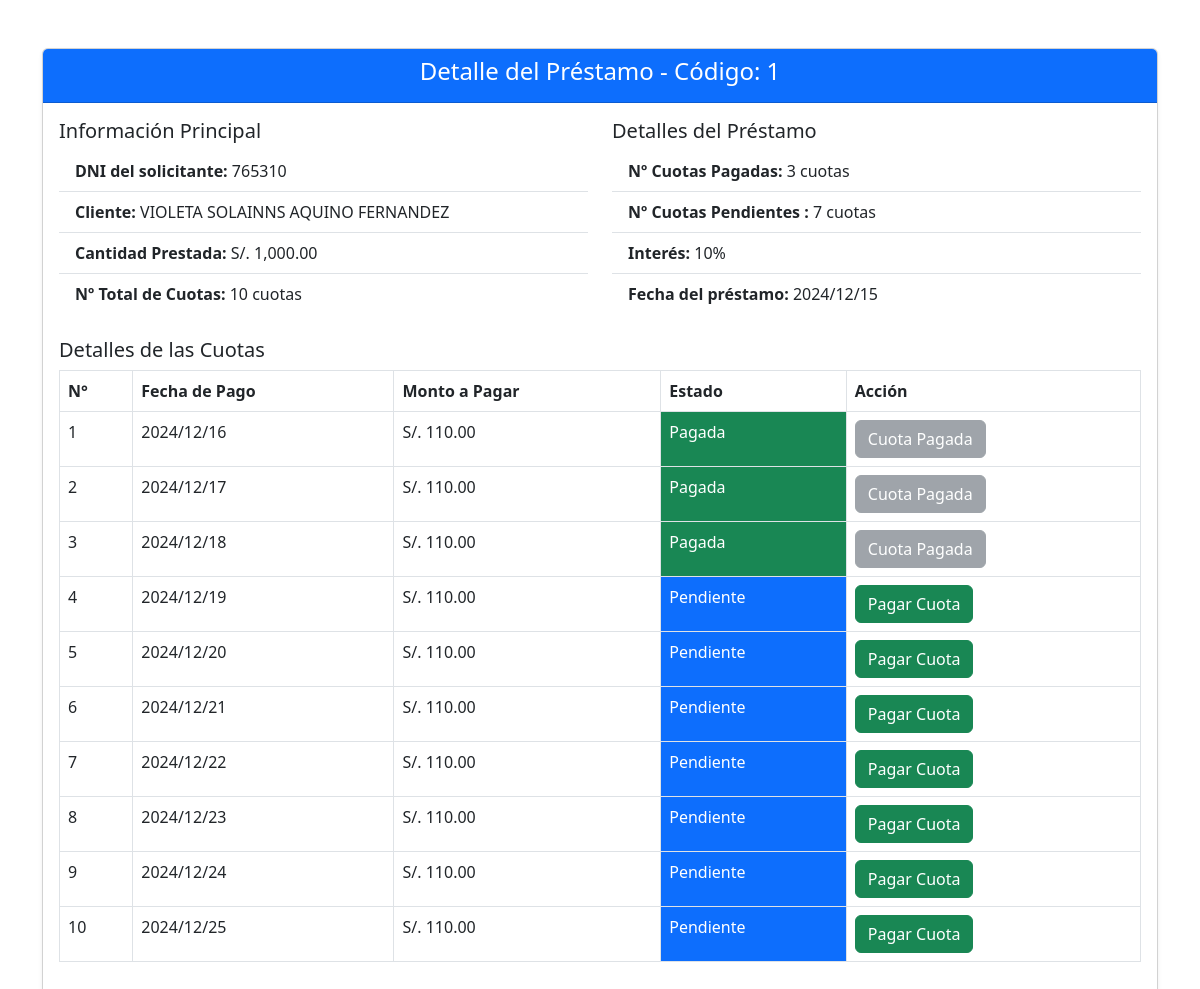
The app's page /vistas/detalle_prestamo.php?codigo=1 with its own data.
### tables this page shows
CREATE TABLE `prestamos`  (
  `codigo` int NOT NULL AUTO_INCREMENT,
  `dni` varchar(8) NULL DEFAULT NULL,
  `tipo` varchar(255) NULL DEFAULT NULL,
  `cantidad_prestar` float NULL DEFAULT NULL,
  `interes` int NULL DEFAULT NULL,
  `cuotas` float NULL DEFAULT NULL,
  `pago_mensual` float NULL DEFAULT NULL,
  `color` int NULL DEFAULT NULL,
  `estado` varchar(10) NULL DEFAULT NULL,
  `fecha` date NULL DEFAULT NULL,
  PRIMARY KEY (`codigo`) USING BTREE,
  INDEX `prestamos_clientees`(`dni` ASC) USING BTREE,
  CONSTRAINT `prestamos_clientees` FOREIGN KEY (`dni`) REFERENCES `clientes` (`dni`) ON DELETE RESTRICT ON UPDATE RESTRICT
);

CREATE TABLE `clientes`  (
  `dni` varchar(8) NOT NULL,
  `apellidos` varchar(255) NULL DEFAULT NULL,
  `nombres` varchar(255) NULL DEFAULT NULL,
  `direccion` varchar(255) NULL DEFAULT NULL,
  `referencia` varchar(255) NULL DEFAULT NULL,
  PRIMARY KEY (`dni`) USING BTREE
);

### vistas/detalle_prestamo.php (the view, shortened to what this page needs)
<!DOCTYPE html>
<html lang="es">
<head>
    <link href="https://cdn.jsdelivr.net/npm/bootstrap@5.3.0-alpha1/dist/css/bootstrap.min.css" rel="stylesheet">
    <link rel="stylesheet" href="https://cdn.jsdelivr.net/npm/bootstrap-icons@1.11.3/font/bootstrap-icons.min.css">
</head>
<body>
<div class="container my-5">
    <div class="row">
    <?php
include("../conexion/conexion.php");
$codi = isset($_GET['codigo']) ? $_GET['codigo'] : null;
if ($codi) {
    $sql = "SELECT p.*, c.nombres, c.apellidos
            FROM prestamos p
            INNER JOIN clientes c ON p.dni = c.dni
            WHERE p.codigo = ?";
    $stmt = $cnn->prepare($sql);
    if ($stmt) {
        $stmt->bind_param("i", $codi);
        $stmt->execute();
        $result = $stmt->get_result();
        if ($result->num_rows > 0) {
            while ($row = $result->fetch_assoc()) {
                $sqlCuotasPagadas = "SELECT numero_cuota FROM detalle_prestamos WHERE codigo = ? AND estado = 'Pagado'";
                $stmtCuotasPagadas = $cnn->prepare($sqlCuotasPagadas);
                $stmtCuotasPagadas->bind_param("i", $codi);
                $stmtCuotasPagadas->execute();
                $resultCuotasPagadas = $stmtCuotasPagadas->get_result();
                $cuotasPagadasArray = [];
                while ($cuota = $resultCuotasPagadas->fetch_assoc()) {
                    $cuotasPagadasArray[] = $cuota['numero_cuota'];
                }
                $cuotasPagadas = count($cuotasPagadasArray);
                echo '<div class="col-12">';
                echo '<div class="card shadow-sm">';
                echo '<div class="card-header bg-primary text-white text-center">';
                echo '<h4 class="card-title">Detalle del Préstamo - Código: ' . htmlspecialchars($row['codigo']) . '</h4>';
                echo '</div>';
                echo '<div class="card-body">';
                echo '<div class="row">';
                echo '<div class="col-md-6">';
                echo '<h5 class="card-title">Información Principal</h5>';
                echo '<ul class="list-group list-group-flush">';
                echo '<li class="list-group-item"><strong>DNI del solicitante:</strong> ' . htmlspecialchars($row['dni']) . '</li>';
                echo '<li class="list-group-item"><strong>Cliente: </strong> ' . htmlspecialchars($row['nombres'] . " " . $row['apellidos']) . '</li>';
                echo '<li class="list-group-item"><strong>Cantidad Prestada:</strong> S/. ' . number_format($row['cantidad_prestar'], 2) . '</li>';
                echo '<li class="list-group-item"><strong>Nº Total de Cuotas:</strong> ' . intval($row['cuotas']) . ' cuotas</li>';
                echo '</ul>';
                echo '</div>';
                echo '<div class="col-md-6">';
                echo '<h5 class="card-title">Detalles del Préstamo</h5>';
                echo '<ul class="list-group list-group-flush">';
                echo '<li class="list-group-item"><strong>Nº Cuotas Pagadas:</strong> ' . intval($cuotasPagadas) . ' cuotas</li>';
                echo '<li class="list-group-item"><strong>Nº Cuotas Pendientes :</strong> ' . (intval($row['cuotas']) - intval($cuotasPagadas)) . ' cuotas</li>';
                echo '<li class="list-group-item"><strong>Interés:</strong> ' . htmlspecialchars($row['interes']) . '%</li>';
                echo '<li class="list-group-item"><strong>Fecha del préstamo:</strong> ' . htmlspecialchars(date("Y/m/d", strtotime($row['fecha']))) . '</li>';
                echo '</ul>';
                echo '</div>';
                echo '</div>';
                echo '<div class="mt-4">';
                echo '<h5>Detalles de las Cuotas</h5>';
                echo '<table class="table table-bordered">';
                echo '<thead><tr><th>N°</th><th>Fecha de Pago</th><th>Monto a Pagar</th><th>Estado</th><th>Acción</th></tr></thead>';
                echo '<tbody>';
                $cuotas = intval($row['cuotas']);
                $monto_por_cuota = floatval(str_replace(',', '.', $row['pago_mensual']));
                $fecha_pago_inicial = strtotime($row['fecha']);
                $frecuencia = strtolower($row['tipo']);
                $sqlDetalle = "SELECT numero_cuota, estado FROM detalle_prestamos WHERE codigo = ?";
                $stmtDetalle = $cnn->prepare($sqlDetalle);
                $stmtDetalle->bind_param("i", $codi);
                $stmtDetalle->execute();
                $resultDetalle = $stmtDetalle->get_result();
                $detallePrestamos = [];
                while ($detalle = $resultDetalle->fetch_assoc()) {
                    $detallePrestamos[intval($detalle['numero_cuota'])] = strtolower($detalle['estado']);
                }
                for ($i = 1; $i <= $cuotas; $i++) {
                    switch ($frecuencia) {
                        case 'diario':
                            $fecha_pago_inicial = strtotime("+1 day", $fecha_pago_inicial);
                            break;
                    }
                    $fecha_pago_formateada = date("Y/m/d", $fecha_pago_inicial);
                    if (isset($detallePrestamos[$i]) && $detallePrestamos[$i] === 'pagado') {
                        $estado = 'Pagada';
                        $estado_clase = 'bg-success';
                    } else {
                        $fecha_hoy = strtotime("today");
                        if ($fecha_pago_inicial < $fecha_hoy) {
                            $estado = 'Vencido';
                            $estado_clase = 'bg-danger';
                        } else {
                            $estado = 'Pendiente';
                            $estado_clase = 'bg-primary';
                        }
                    }
                    echo '<tr>';
                    echo '<td>' . $i . '</td>';
                    echo '<td>' . htmlspecialchars($fecha_pago_formateada) . '</td>';
                    echo '<td>S/. ' . number_format($monto_por_cuota, 2) . '</td>';
                    echo '<td class="' . $estado_clase . ' text-white">' . $estado . '</td>';
                    if ($estado === 'Pagada') {
                        echo '<td><button class="btn btn-secondary" disabled>Cuota Pagada</button></td>';
                    } else if ($estado === 'Vencido') {
                        echo '<td><button class="btn btn-danger" disabled>Cuota Vencida</button></td>';
                    } else {
                        echo '<td><button class="btn btn-success" data-bs-toggle="modal" data-bs-target="#pagoModal"
                               onclick="setPagoDetails(' . htmlspecialchars($row['codigo']) . ', \'' . htmlspecialchars($fecha_pago_formateada) . '\', \'' . htmlspecialchars($estado) . '\', ' . htmlspecialchars($monto_por_cuota) . ', ' . htmlspecialchars($i) . ')">Pagar Cuota</button></td>';
                    }
                    echo '</tr>';
                }
                echo '</tbody>';
                echo '</table>';
                echo '</div>';
                echo '</div>';
                echo '</div>';
                echo '</div>';
            }
        } else {
            echo '<div class="col-12">';
            echo '<div class="alert alert-warning" role="alert">';
            echo 'No se encontró información para el código de préstamo: ' . htmlspecialchars($codi);
            echo '</div>';
            echo '</div>';
        }
    } else {
        echo '<div class="col-12">';
        echo '<div class="alert alert-danger" role="alert">';
        echo 'Error al preparar la consulta: ' . htmlspecialchars($cnn->error);
        echo '</div>';
        echo '</div>';
    }
} else {
    echo '<div class="col-12">';
    echo '<div class="alert alert-info" role="alert">';
    echo 'Por favor, proporcione un código de préstamo válido.';
    echo '</div>';
    echo '</div>';
}
        ?>
    </div>
</div>
</body>
</html>

### records on screen
prestamos: codigo "1", dni "765310", dni.apellidos "VIOLETA SOLAINNS AQUINO FERNANDEZ", cantidad_prestar "1,000.00", cuotas "10", cuotasPagadas "3", intval($row['cuotas'])-intval($cuotasPagadas) "7", interes "10", fecha "2024/12/15", fecha "2024/12/16", pago_mensual "110.00", estado "Pagada", fecha "2024/12/17", fecha "2024/12/18", fecha "2024/12/19", fecha "Pendiente", fecha "2024/12/20", fecha "2024/12/21", fecha "2024/12/22", fecha "2024/12/23", fecha "2024/12/24", fecha "2024/12/25"
